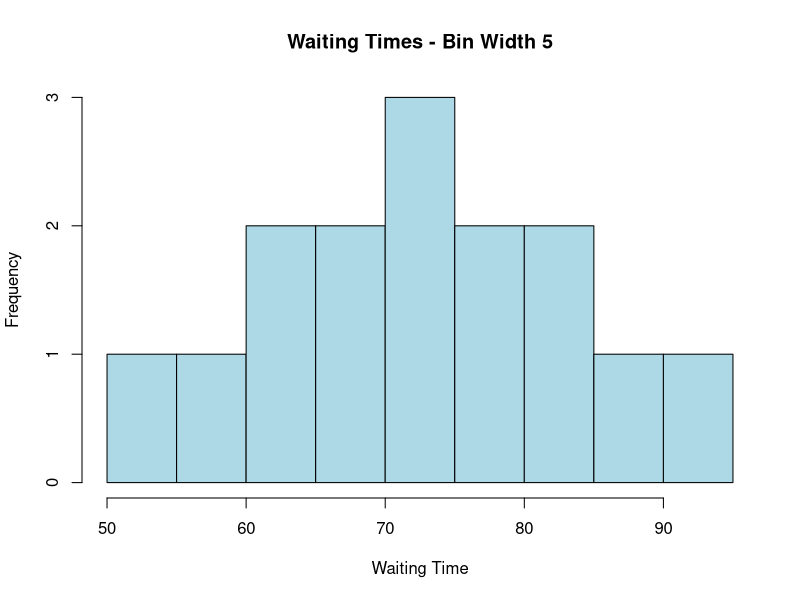
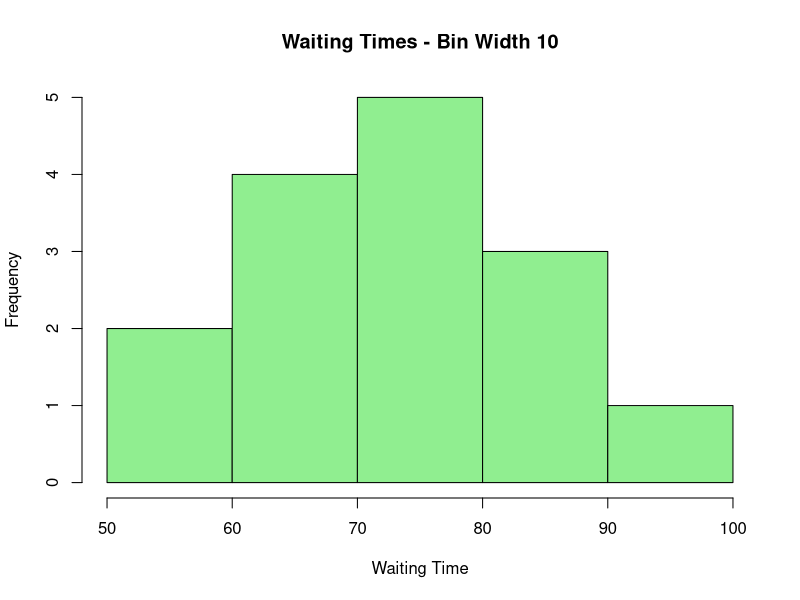

Write the R code that produced these figures, in order.
wait <- c(54, 60, 62, 65, 68, 70, 71, 74,
          75, 78, 80, 82, 85, 88, 92)

# Width 5 histogram
hist(wait,
     breaks = seq(50, 95, by = 5),
     main = "Waiting Times - Bin Width 5",
     xlab = "Waiting Time",
     col = "lightblue")

# Width 10 histogram
hist(wait,
     breaks = seq(50, 100, by = 10),
     main = "Waiting Times - Bin Width 10",
     xlab = "Waiting Time",
     col = "lightgreen")

# Compare the bin counts
count5 <- hist(wait, breaks = seq(50, 95, by = 5),
               plot = FALSE)$counts

count10 <- hist(wait, breaks = seq(50, 100, by = 10),
                plot = FALSE)$counts

cat("Width 5 counts:\n")
print(count5)

cat("Width 10 counts:\n")
print(count10)

cat("Evaluation:\n")
cat("Width 5 shows more detail in the waiting-time distribution.\n")
cat("Width 10 combines observations into broader groups.\n")
cat("Recommended bin width: 5 minutes.\n")
